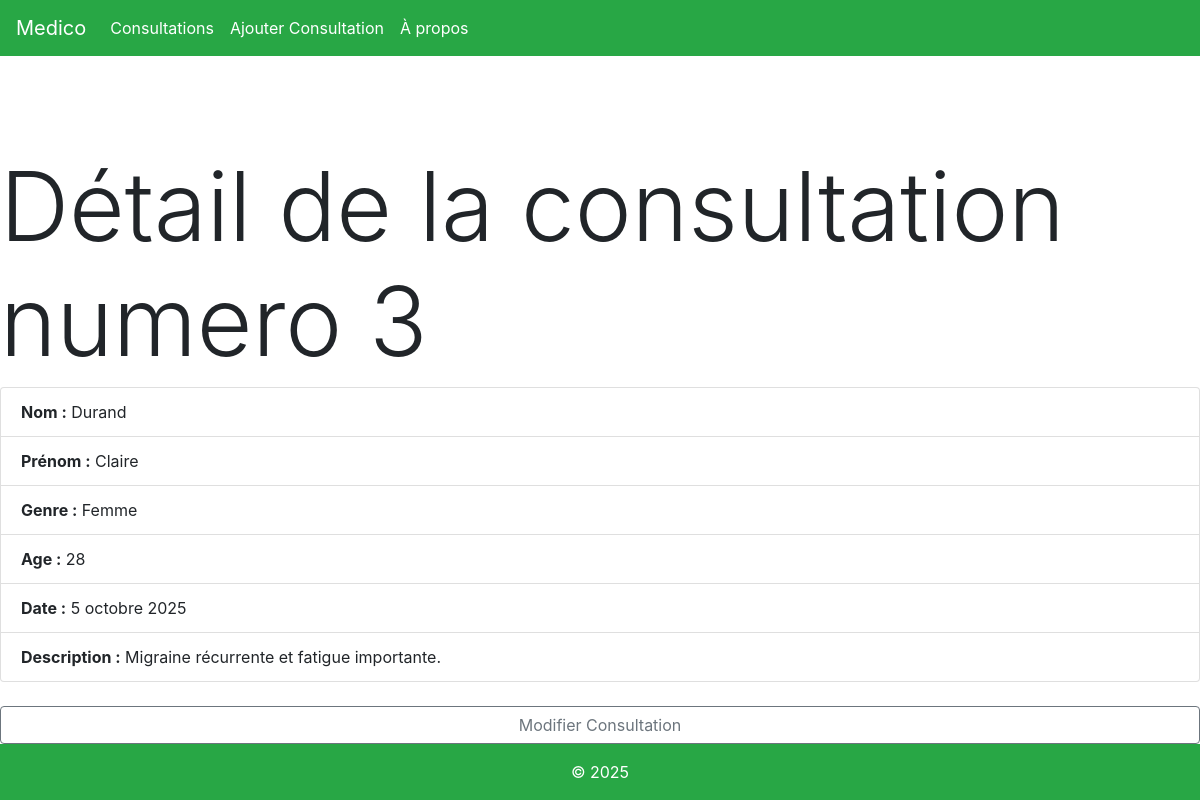
Page /consultations/3/ on the earlier database version.
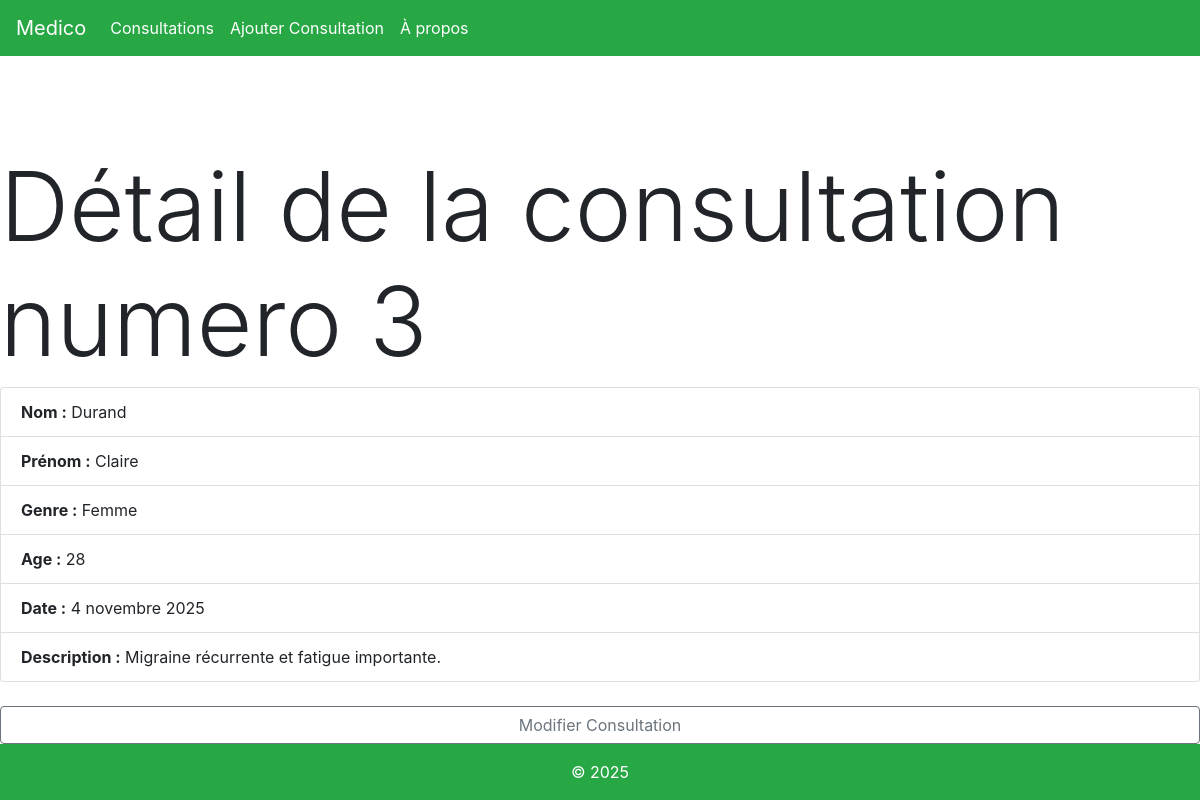
Same page on the later database version.
### medico/models.py (models this page shows)
class Consultation(models.Model):
    GENRE_CHOIX = [('F', "Femme"), ('H', "Homme")]
    patient_nom = models.CharField(max_length=40, null=False)
    patient_prenom = models.CharField(max_length=30, null=False)
    patient_genre = models.CharField(max_length=1, null=False, choices=GENRE_CHOIX)
    patient_age = models.IntegerField(null=False)
    description = models.TextField(null=False)
    date_consultation = models.DateField(null=False)

### medico/views.py (the view)
# urls.py: path('consultations/<int:consultationID>/',views.consultationDetail, name='consultationDetail' ),
def consultationDetail(request, consultationID):
    consultation=Consultation.objects.get(pk=consultationID)
    context = {
        "consultation": consultation,
    }
    return render(request,"medico/consultationDetails.html",context)

### medico/templates/medico/consultationDetails.html (shortened to what this page needs)
{% extends 'medico/main.html'%}
{% load django_bootstrap5 %}
{% block content %}
<!DOCTYPE html>
<html lang="en">
<head>
    <link rel="stylesheet" href="https://stackpath.bootstrapcdn.com/bootstrap/4.5.2/css/bootstrap.min.css">
</head>
<body>
        </div>
   <h1 class="display-1">Détail de la consultation numero {{ consultation.pk }}</h1>
<ul class="list-group" >
    <li class="list-group-item"><strong>Nom :</strong> {{ consultation.patient_nom }}</li>
    <li class="list-group-item"><strong>Prénom :</strong> {{ consultation.patient_prenom }}</li>
    <li class="list-group-item"><strong>Genre :</strong> {{ consultation.get_patient_genre_display }}</li>
    <li class="list-group-item"><strong>Age :</strong> {{ consultation.patient_age }}</li>
    <li class="list-group-item"><strong>Date :</strong> {{ consultation.date_consultation }}</li>
    <li class="list-group-item"><strong>Description :</strong> {{ consultation.description }}</li>
</ul>
<br>
    <a href="{% url 'editConsultation' consultation.id %}" class="btn btn-outline-secondary">
        Modifier Consultation
    </a>
</body>
</html>
{% endblock %}

Differences in the rows shown:
changed Consultation "Durand": date_consultation "5 octobre 2025" → "4 novembre 2025"
